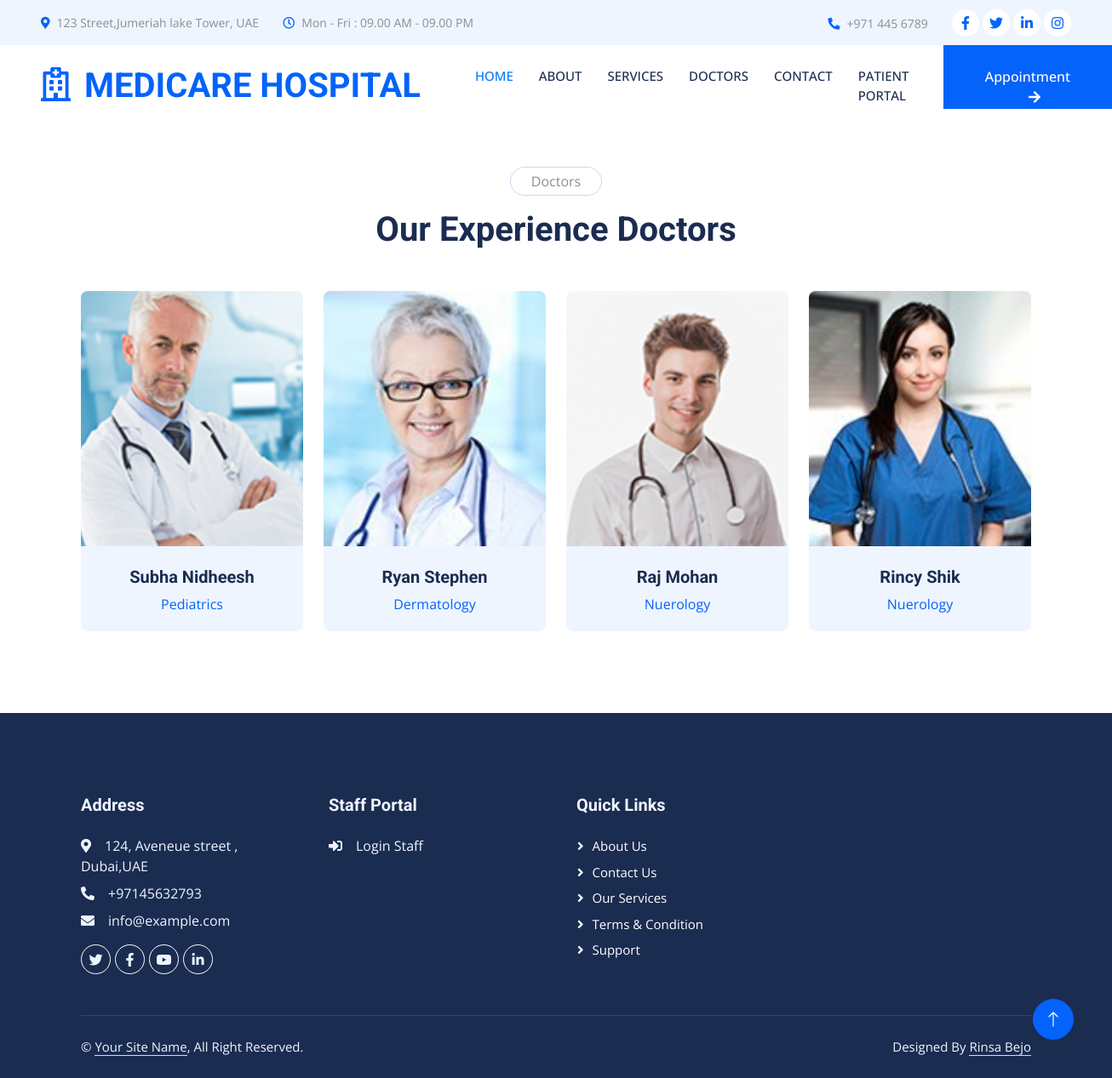
The app's page /doctors/ with its own data.
### hosp_staff/models.py (models this page shows, shortened)
class Doctor(models.Model):
    employee = models.OneToOneField(Employee, on_delete=models.CASCADE)
    department = models.ForeignKey(Department, on_delete=models.CASCADE)
    doc_image = models.ImageField(upload_to='doctors', blank=True, null=True)

class Employee(models.Model):
    user = models.OneToOneField(User, on_delete=models.CASCADE)
    employee_id = models.CharField(max_length=100, unique=True)
    mobile_number = models.CharField(max_length=15, blank=True, null=True)
    joining_date = models.DateField(default=timezone.now)
    is_active = models.BooleanField(default=True)  # New field to indicate active/inactive status
    deleted_at = models.DateTimeField(null=True, blank=True)  # Field to track when the record was marked as deleted

class Department(models.Model):
    name = models.CharField(max_length=255, unique=True)
    description = models.TextField(blank=True, null=True)
    dep_image = models.ImageField(upload_to='departments', blank=True, null=True)
    status = models.BooleanField(default=True)  # True for Active, False for Inactive
    def __str__(self):
        return self.name

class CompanyLocation(models.Model):
    company_name = models.CharField(max_length=255)
    address = models.TextField()
    city = models.CharField(max_length=100)
    state = models.CharField(max_length=100)
    zip_code = models.CharField(max_length=20)
    country = models.CharField(max_length=100)
    phone_number = models.CharField(max_length=20, blank=True, null=True)
    created_at = models.DateTimeField(auto_now_add=True)
    updated_at = models.DateTimeField(auto_now=True)

### hosp_visitor/views.py (the view)
# urls.py: path('doctors/',doctors,name='doctors'),
def doctors(request):
    dep = Department.objects.all()
    loc = CompanyLocation.objects.all()
    doc = Doctor.objects.all()
    context = {
        'dep': dep,
        'doc': doc,
        'loc': loc,
    }
    return render(request,'hosp_visitor/doctors.html',context)

### hosp_visitor/templates/hosp_visitor/doctors.html (shortened to what this page needs)
{% extends 'hosp_visitor/base.html' %}
{% load static %}
{% block content %}
    <div class="container-xxl py-5">
        <div class="container">
            <div class="text-center mx-auto mb-5 wow fadeInUp" data-wow-delay="0.1s" style="max-width: 600px;">
                <p class="d-inline-block border rounded-pill py-1 px-4">Doctors</p>
                <h1>Our Experience Doctors</h1>
            </div>
            <div class="row g-4">
                {% for doctor in doc %}
                <div class="col-lg-3 col-md-6 wow fadeInUp" data-wow-delay="0.1s">
                    <div class="team-item position-relative rounded overflow-hidden">
                        <div class="overflow-hidden">
                            <img class="img-fluid" src="{{ doctor.doc_image.url }}" alt="" style="height: 300px;">
                        </div>
                        <div class="team-text bg-light text-center p-4">
                            <h5>{{ doctor.employee.user.get_full_name }}</h5>
                            <p class="text-primary">{{ doctor.department }}</p>
                        </div>
                    </div>
                </div>
                {% endfor %}
            </div>
        </div>
    </div>
    <div class="container-fluid bg-dark text-light footer mt-5 pt-5 wow fadeIn" data-wow-delay="0.1s">
        <div class="container py-5">
            <div class="row g-5">
                <div class="col-lg-3 col-md-6">
                    <h5 class="text-light mb-4">Address</h5>
                    {% for loca in loc %}
                    <p class="mb-2"><i class="fa fa-map-marker-alt me-3"></i>{{ loca.address}} , {{loca.state }},{{ loca.country }}</p>
                    <p class="mb-2"><i class="fa fa-phone-alt me-3"></i>{{ loca.phone_number }}</p>
                    <p class="mb-2"><i class="fa fa-envelope me-3"></i>info@example.com</p>
                    {% endfor %}
                    <div class="d-flex pt-2">
                        <a class="btn btn-outline-light btn-social rounded-circle" href=""><i class="fab fa-twitter"></i></a>
                        <a class="btn btn-outline-light btn-social rounded-circle" href=""><i class="fab fa-facebook-f"></i></a>
                        <a class="btn btn-outline-light btn-social rounded-circle" href=""><i class="fab fa-youtube"></i></a>
                        <a class="btn btn-outline-light btn-social rounded-circle" href=""><i class="fab fa-linkedin-in"></i></a>
                    </div>
                </div>
                <div class="col-lg-3 col-md-6">
                    <h5 class="text-light mb-4">Staff Portal</h5>
                    <p class="mb-2"><a class="text-light" href="{% url 'staff_login' %}"><i class="fa fa-sign-in-alt me-3"></i>Login Staff</a></p>
                </div>
                <div class="col-lg-3 col-md-6">
                    <h5 class="text-light mb-4">Quick Links</h5>
                    <a class="btn btn-link" href="{% url 'about' %}">About Us</a>
                    <a class="btn btn-link" href="{% url 'contact' %}">Contact Us</a>
                    <a class="btn btn-link" href="{% url 'services' %}">Our Services</a>
                    <a class="btn btn-link" href="">Terms & Condition</a>
                    <a class="btn btn-link" href="">Support</a>
                </div>
            </div>
        </div>
        <div class="container">
            <div class="copyright">
                <div class="row">
                    <div class="col-md-6 text-center text-md-start mb-3 mb-md-0">
                        &copy; <a class="border-bottom" href="#">Your Site Name</a>, All Right Reserved.
                    </div>
                    <div class="col-md-6 text-center text-md-end">
                        Designed By <a class="border-bottom" href="https://htmlcodex.com">Rinsa Bejo</a>
                    </div>
                </div>
            </div>
        </div>
    </div>
{% endblock %}

### hosp_visitor/static/css/style.css (style rules this page uses)
:root { --primary: #0463FA; --light: #EFF5FF; --dark: #1B2C51; }
.btn { font-weight: 500; transition: .5s; }
.team-item { position: relative; width: 100%; height: auto; overflow: hidden; }
.team-item img { width: 100%; height: auto; object-fit: cover; transition: .5s; }
.team-item .team-text { position: relative; height: 100px; transition: .5s; }
:root { --primary: #007bff; }
.footer .btn.btn-social { margin-right: 5px; width: 35px; height: 35px; display: flex; align-items: center; justify-content: center; color: var(--light); border: 1px solid #FFFFFF; transition: .3s; }
.footer .btn.btn-link { display: block; margin-bottom: 5px; padding: 0; text-align: left; color: #FFFFFF; font-size: 15px; font-weight: normal; text-transform: capitalize; transition: .3s; }
.footer .btn.btn-link::before { position: relative; content: "\f105"; font-family: "Font Awesome 5 Free"; font-weight: 900; margin-right: 10px; }
.footer .copyright { padding: 25px 0; font-size: 15px; border-top: 1px solid rgba(256, 256, 256, .1); }
.footer .copyright a { color: var(--light); }
.team-item img { width: 100%; height: 100px; }

### records on screen
Doctor: doc_image (picture), employee.user.get_full_name "Subha Nidheesh", department "Pediatrics"
Doctor: doc_image (picture), employee.user.get_full_name "Ryan Stephen", department "Dermatology"
Doctor: doc_image (picture), employee.user.get_full_name "Raj Mohan", department "Nuerology"
Doctor: doc_image (picture), employee.user.get_full_name "Rincy Shik", department "Nuerology"
CompanyLocation: address "124, Aveneue street", state "Dubai", country "UAE", phone_number "+97145632793"
